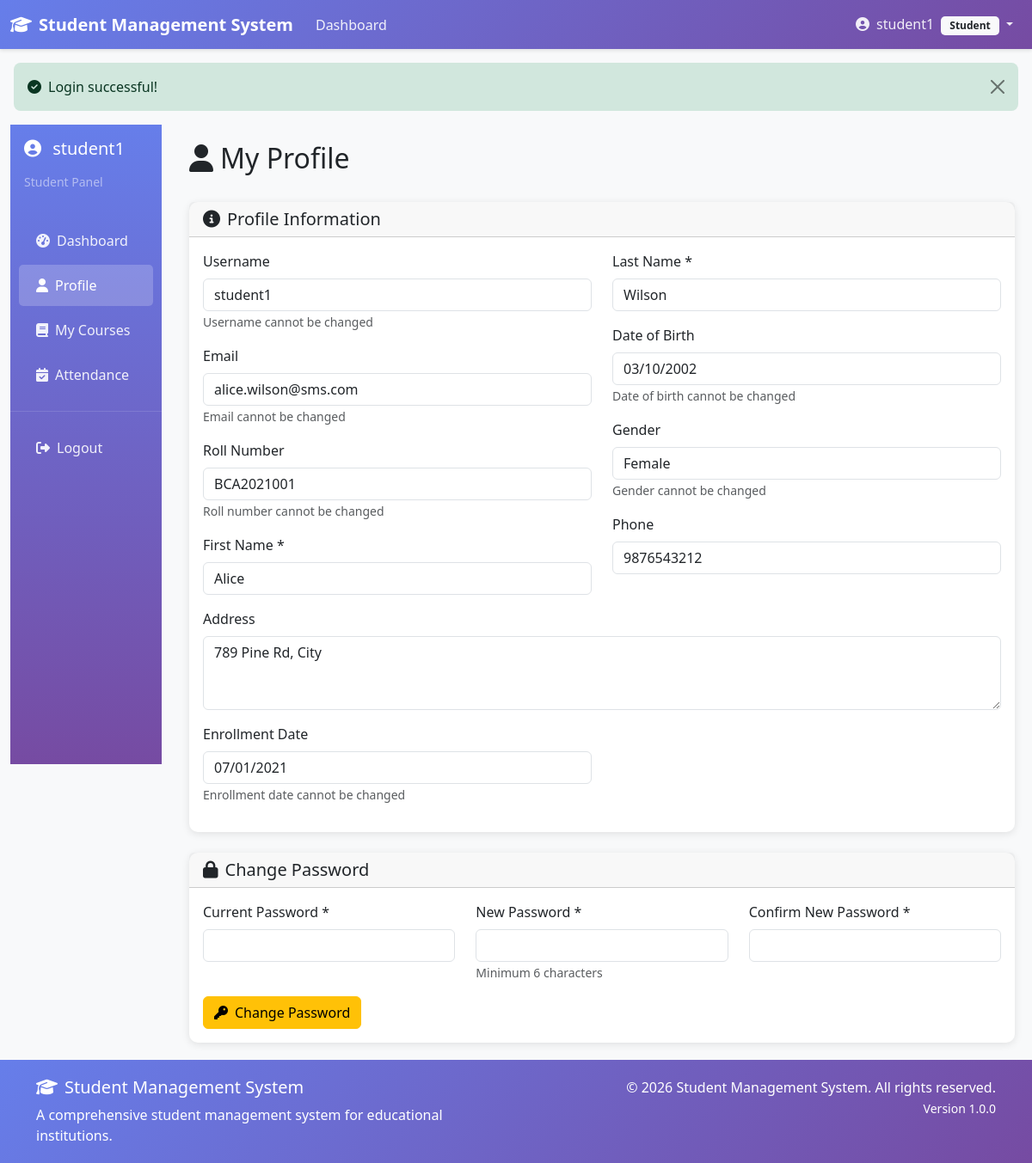
Page /student/profile.php (signed in) on the committed database.
### tables this page shows
CREATE TABLE students (
    id INT AUTO_INCREMENT PRIMARY KEY,
    user_id INT UNIQUE NOT NULL COMMENT 'Link to users table',
    first_name VARCHAR(50) NOT NULL COMMENT 'Student first name',
    last_name VARCHAR(50) NOT NULL COMMENT 'Student last name',
    roll_number VARCHAR(20) UNIQUE NOT NULL COMMENT 'Unique roll number (e.g., BCA2021001)',
    date_of_birth DATE NOT NULL COMMENT 'Student date of birth',
    gender ENUM('male', 'female', 'other') NOT NULL COMMENT 'Student gender',
    phone VARCHAR(15) DEFAULT NULL COMMENT 'Contact phone number',
    address TEXT DEFAULT NULL COMMENT 'Residential address',
    enrollment_date DATE NOT NULL COMMENT 'Date of enrollment in institution',
    batch_year VARCHAR(10) DEFAULT NULL COMMENT 'Academic batch year',
    semester VARCHAR(20) DEFAULT NULL COMMENT 'Current semester',
    section VARCHAR(10) DEFAULT NULL COMMENT 'Class section',
    blood_group VARCHAR(5) DEFAULT NULL COMMENT 'Blood group for medical records',
    nationality VARCHAR(50) DEFAULT NULL COMMENT 'Student nationality',
    religion VARCHAR(50) DEFAULT NULL COMMENT 'Student religion',
    category ENUM('general', 'sc', 'st', 'obc', 'other') DEFAULT 'general' COMMENT 'Student category',
    admission_type ENUM('regular', 'management', 'nri', 'other') DEFAULT 'regular' COMMENT 'Type of admission',
    father_name VARCHAR(50) DEFAULT NULL COMMENT 'Father name',
    mother_name VARCHAR(50) DEFAULT NULL COMMENT 'Mother name',
    guardian_name VARCHAR(50) DEFAULT NULL COMMENT 'Guardian name',
    parent_phone VARCHAR(15) DEFAULT NULL COMMENT 'Parent/guardian contact',
    parent_email VARCHAR(100) DEFAULT NULL COMMENT 'Parent/guardian email',
    emergency_contact VARCHAR(15) DEFAULT NULL COMMENT 'Emergency contact number',
    created_at TIMESTAMP DEFAULT CURRENT_TIMESTAMP COMMENT 'Record creation time',
    updated_at TIMESTAMP DEFAULT CURRENT_TIMESTAMP ON UPDATE CURRENT_TIMESTAMP COMMENT 'Last update time',
    
     
    FOREIGN KEY (user_id) REFERENCES users(id) ON DELETE CASCADE,
    
     
    INDEX idx_roll_number (roll_number),
    INDEX idx_batch_year (batch_year),
    INDEX idx_enrollment_date (enrollment_date),
    INDEX idx_first_name (first_name),
    INDEX idx_last_name (last_name)
);

CREATE TABLE users (
    id INT AUTO_INCREMENT PRIMARY KEY,
    username VARCHAR(50) UNIQUE NOT NULL COMMENT 'Login username - unique across system',
    email VARCHAR(100) UNIQUE NOT NULL COMMENT 'User email - unique across system',
    password VARCHAR(255) NOT NULL COMMENT 'Hashed password using bcrypt',
    role ENUM('admin', 'teacher', 'student') NOT NULL COMMENT 'User role for access control',
    profile_image VARCHAR(255) DEFAULT NULL COMMENT 'Profile picture path',
    is_active BOOLEAN DEFAULT TRUE COMMENT 'Account status (active/inactive)',
    last_login TIMESTAMP NULL COMMENT 'Last login timestamp',
    password_reset_token VARCHAR(255) DEFAULT NULL COMMENT 'Password reset token',
    password_reset_expires TIMESTAMP NULL COMMENT 'Password reset token expiry',
    created_at TIMESTAMP DEFAULT CURRENT_TIMESTAMP COMMENT 'Account creation time',
    updated_at TIMESTAMP DEFAULT CURRENT_TIMESTAMP ON UPDATE CURRENT_TIMESTAMP COMMENT 'Last update time',
    
     
    INDEX idx_username (username),
    INDEX idx_email (email),
    INDEX idx_role (role),
    INDEX idx_is_active (is_active)
);

### student/profile.php (the view, shortened to what this page needs)
<?php
$studentInfo = [];
try {
    $pdo = getDBConnection();
    $stmt = $pdo->prepare("
        SELECT s.*, u.username, u.email
        FROM students s
        JOIN users u ON s.user_id = u.id
        WHERE s.user_id = ?
    ");
    $stmt->execute([getUserId()]);
    $studentInfo = $stmt->fetch();
} catch (PDOException $e) {
    setErrorMessage('Database error: ' . $e->getMessage());
}
?>
<?php include __DIR__ . '/../includes/header.php'; ?>
<div class="container-fluid">
    <div class="row">
        <div class="col-md-3 col-lg-2 d-none d-md-block">
            <?php include __DIR__ . '/../includes/sidebar.php'; ?>
        </div>
        <div class="col-md-9 col-lg-10 main-content">
            <div class="d-flex justify-content-between align-items-center mb-4">
                <h2><i class="fas fa-user me-2"></i>My Profile</h2>
            </div>
            <?php if ($studentInfo): ?>
                <div class="card mb-4">
                    <div class="card-header">
                        <h5 class="mb-0"><i class="fas fa-info-circle me-2"></i>Profile Information</h5>
                    </div>
                    <div class="card-body">
                        <form method="POST" action="">
                            <div class="row">
                                <div class="col-md-6">
                                    <div class="mb-3">
                                        <label class="form-label">Username</label>
                                        <input type="text" class="form-control" value="<?php echo htmlspecialchars($studentInfo['username']); ?>" readonly>
                                        <small class="text-muted">Username cannot be changed</small>
                                    </div>
                                    <div class="mb-3">
                                        <label class="form-label">Email</label>
                                        <input type="email" class="form-control" value="<?php echo htmlspecialchars($studentInfo['email']); ?>" readonly>
                                        <small class="text-muted">Email cannot be changed</small>
                                    </div>
                                    <div class="mb-3">
                                        <label class="form-label">Roll Number</label>
                                        <input type="text" class="form-control" value="<?php echo htmlspecialchars($studentInfo['roll_number']); ?>" readonly>
                                        <small class="text-muted">Roll number cannot be changed</small>
                                    </div>
                                    <div class="mb-3">
                                        <label class="form-label">First Name *</label>
                                        <input type="text" class="form-control" name="first_name" value="<?php echo htmlspecialchars($studentInfo['first_name']); ?>" required>
                                    </div>
                                </div>
                                <div class="col-md-6">
                                    <div class="mb-3">
                                        <label class="form-label">Last Name *</label>
                                        <input type="text" class="form-control" name="last_name" value="<?php echo htmlspecialchars($studentInfo['last_name']); ?>" required>
                                    </div>
                                    <div class="mb-3">
                                        <label class="form-label">Date of Birth</label>
                                        <input type="date" class="form-control" value="<?php echo $studentInfo['date_of_birth']; ?>" readonly>
                                        <small class="text-muted">Date of birth cannot be changed</small>
                                    </div>
                                    <div class="mb-3">
                                        <label class="form-label">Gender</label>
                                        <input type="text" class="form-control" value="<?php echo ucfirst($studentInfo['gender']); ?>" readonly>
                                        <small class="text-muted">Gender cannot be changed</small>
                                    </div>
                                    <div class="mb-3">
                                        <label class="form-label">Phone</label>
                                        <input type="tel" class="form-control" name="phone" value="<?php echo htmlspecialchars($studentInfo['phone']); ?>">
                                    </div>
                                </div>
                            </div>
                            <div class="row">
                                <div class="col-12">
                                    <div class="mb-3">
                                        <label class="form-label">Address</label>
                                        <textarea class="form-control" name="address" rows="3"><?php echo htmlspecialchars($studentInfo['address']); ?></textarea>
                                    </div>
                                </div>
                            </div>
                            <div class="row">
                                <div class="col-md-6">
                                    <div class="mb-3">
                                        <label class="form-label">Enrollment Date</label>
                                        <input type="date" class="form-control" value="<?php echo $studentInfo['enrollment_date']; ?>" readonly>
                                        <small class="text-muted">Enrollment date cannot be changed</small>
                                    </div>
                                </div>
                            </div>
                                                    </form>
                    </div>
                </div>
                <div class="card">
                    <div class="card-header">
                        <h5 class="mb-0"><i class="fas fa-lock me-2"></i>Change Password</h5>
                    </div>
                    <div class="card-body">
                        <form method="POST" action="">
                            <div class="row">
                                <div class="col-md-4">
                                    <div class="mb-3">
                                        <label class="form-label">Current Password *</label>
                                        <input type="password" class="form-control" name="current_password" required>
                                    </div>
                                </div>
                                <div class="col-md-4">
                                    <div class="mb-3">
                                        <label class="form-label">New Password *</label>
                                        <input type="password" class="form-control" name="new_password" required>
                                        <small class="text-muted">Minimum 6 characters</small>
                                    </div>
                                </div>
                                <div class="col-md-4">
                                    <div class="mb-3">
                                        <label class="form-label">Confirm New Password *</label>
                                        <input type="password" class="form-control" name="confirm_password" required>
                                    </div>
                                </div>
                            </div>
                            <button type="submit" class="btn btn-warning">
                                <i class="fas fa-key me-2"></i>Change Password
                            </button>
                        </form>
                    </div>
                </div>
            <?php endif; ?>
        </div>
    </div>
</div>
<?php include __DIR__ . '/../includes/footer.php'; ?>

### includes/header.php (style rules this page uses)
:root { --primary-color: #667eea; --secondary-color: #764ba2; --success-color: #28a745; --danger-color: #dc3545; --warning-color: #ffc107; --info-color: #17a2b8; }
body { font-family: 'Segoe UI', Tahoma, Geneva, Verdana, sans-serif; background-color: #f8f9fa; }
.card { border: none; border-radius: 10px; box-shadow: 0 2px 10px rgba(0,0,0,0.1); transition: transform 0.3s ease, box-shadow 0.3s ease; }
.main-content { padding: 20px; }

### rows in the picture
students: user.username "student1", user.email "alice.wilson@sms.com", roll_number "BCA2021001", first_name "Alice", last_name "Wilson", date_of_birth "03/10/2002", gender "Female", phone "9876543212", address "789 Pine Rd, City", enrollment_date "07/01/2021"

### other values in the picture
APP_NAME "Student Management System"
$_SESSION['username'] "student1"
getUserRole() "Student"
$successMessage "Login successful!"
$role "Student"
APP_VERSION "1.0.0"
